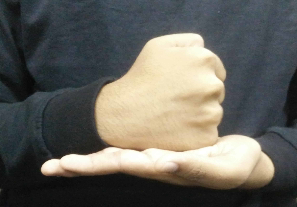
#> input picture SIFT,SURF/aboard (1).png, 297 x 207 px, given in place of 15.png, which was not available
$ python sift_algo.py
#> lines starting #> are read from the running program, lines starting #| are printed output that depends on the picture; after the words box and inside, x2 and y2 are one past the last pixel; in counts of white or black regions, pixels touching at a corner belong together; pictures that were not available may be replaced by others from this repository, and a replacement may not be noted
import numpy as np
import cv2
from matplotlib import pyplot as plt

images=['1.png','2.png','3.png','4.png','5.png','6.png','7.png','8.png','9.png','10.png','11.png','12.png','13.png','14.png','16.png','17.png','18.png','19.png']

# Perform thresholding for detecting hand
def thresholding(image):
    #resized_image = cv2.resize(image, (500, 500))
    # applying gaussian blur
    value = (35, 35)
    blurred = cv2.GaussianBlur(image, value, 0)
    # thresholding: Otsu's Binarization method
    _, thresh1 = cv2.threshold(blurred, 127, 255,cv2.THRESH_BINARY_INV+cv2.THRESH_OTSU)
    return thresh1

timg='15.png'
img1 = cv2.imread(timg,0)
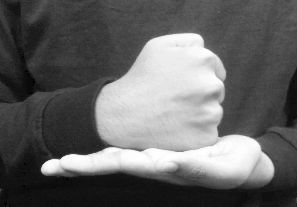
#> img1: shape (207, 297); min 0, max 255, mean 100.5
thresh_img1=thresholding(img1)
#> in thresholding, `blurred = cv2.GaussianBlur(image, value, 0)`:
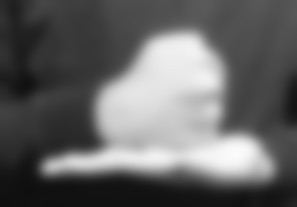
#> blurred: shape (207, 297); min 14, max 251, mean 100.5
#> in thresholding, `_, thresh1 = cv2.threshold(blurred, 127, 255,cv2.THRESH_BINARY_INV+cv2..`:
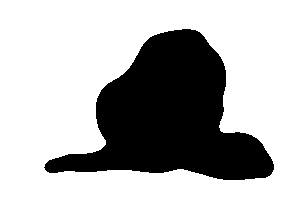
#> thresh1: shape (207, 297); 70.5% white; 1 black region, box (x1, y1, x2, y2) and area: (44, 29, 274, 180) 18132

# Initiate SURF detector
#> (the run stopped early here; a loop or call above may not have finished)

$ run again, on SIFT,SURF/aboard (2).png
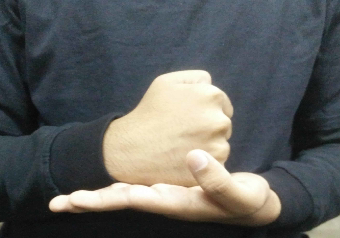
#> input picture SIFT,SURF/aboard (2).png, 340 x 238 px, given in place of 15.png, which was not available
#> in thresholding, `blurred = cv2.GaussianBlur(image, value, 0)`:
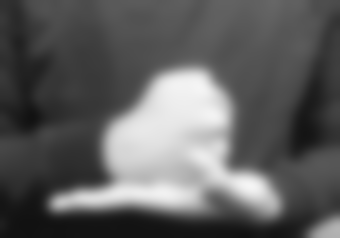
#> blurred: shape (238, 340); min 17, max 245, mean 94.6
#> in thresholding, `_, thresh1 = cv2.threshold(blurred, 127, 255,cv2.THRESH_BINARY_INV+cv2..`:
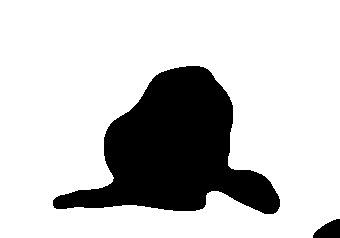
#> thresh1: shape (238, 340); 78.3% white; 2 black regions, box (x1, y1, x2, y2) and area: (53, 66, 280, 214) 17220, (313, 219, 340, 238) 359

$ run again, on SIFT,SURF/baby (1).png
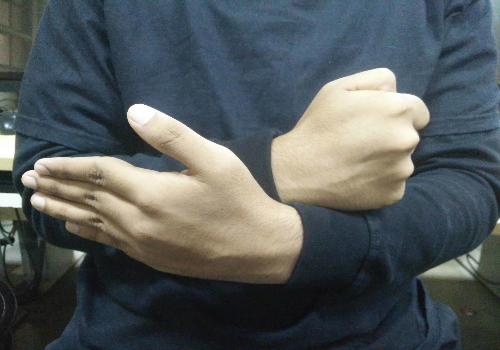
#> input picture SIFT,SURF/baby (1).png, 500 x 350 px, given in place of 15.png, which was not available
#> in thresholding, `blurred = cv2.GaussianBlur(image, value, 0)`:
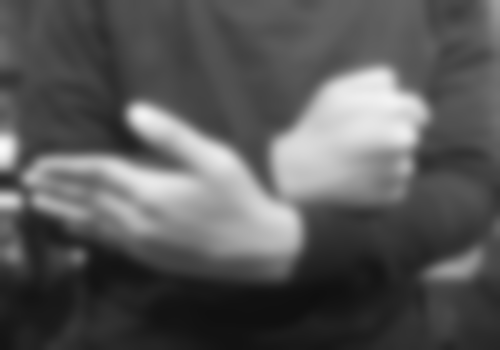
#> blurred: shape (350, 500); min 15, max 249, mean 88.6
#> in thresholding, `_, thresh1 = cv2.threshold(blurred, 127, 255,cv2.THRESH_BINARY_INV+cv2..`:
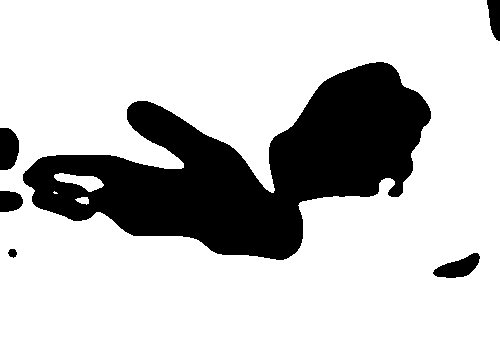
#> thresh1: shape (350, 500); 77.3% white; 6 black regions, box (x1, y1, x2, y2) and area: (23, 62, 431, 260) 37605, (0, 128, 19, 170) 680, (433, 253, 480, 278) 661, (0, 191, 23, 212) 409, (487, 0, 500, 41) 393, (8, 249, 17, 258) 59
